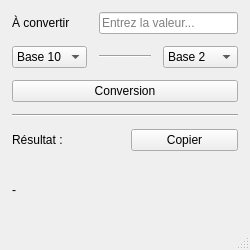
<?xml version="1.0" encoding="UTF-8"?>
<ui version="4.0">
 <class>MainWindow</class>
 <widget class="QMainWindow" name="MainWindow">
  <property name="geometry">
   <rect>
    <x>0</x>
    <y>0</y>
    <width>250</width>
    <height>250</height>
   </rect>
  </property>
  <property name="windowTitle">
   <string>Convertisseur de Base</string>
  </property>
  <property name="locale">
   <locale language="French" country="France"/>
  </property>
  <widget class="QWidget" name="centralwidget">
   <layout class="QVBoxLayout" name="verticalLayout">
    <property name="spacing">
     <number>12</number>
    </property>
    <property name="leftMargin">
     <number>12</number>
    </property>
    <property name="topMargin">
     <number>12</number>
    </property>
    <property name="rightMargin">
     <number>12</number>
    </property>
    <property name="bottomMargin">
     <number>12</number>
    </property>
    <item>
     <layout class="QGridLayout" name="gridLayout">
      <item row="0" column="0">
       <widget class="QLabel" name="label">
        <property name="text">
         <string>À convertir</string>
        </property>
       </widget>
      </item>
      <item row="0" column="1" colspan="2">
       <widget class="QLineEdit" name="aconv">
        <property name="placeholderText">
         <string>Entrez la valeur...</string>
        </property>
       </widget>
      </item>
      <item row="1" column="0">
       <widget class="QComboBox" name="baseDep">
        <item>
         <property name="text">
          <string>Base 10</string>
         </property>
        </item>
        <item>
         <property name="text">
          <string>Base 2</string>
         </property>
        </item>
        <item>
         <property name="text">
          <string>Base 12</string>
         </property>
        </item>
        <item>
         <property name="text">
          <string>Base 16</string>
         </property>
        </item>
       </widget>
      </item>
      <item row="1" column="1">
       <widget class="Line" name="line_2">
        <property name="orientation">
         <enum>Qt::Horizontal</enum>
        </property>
       </widget>
      </item>
      <item row="1" column="2">
       <widget class="QComboBox" name="baseF">
        <item>
         <property name="text">
          <string>Base 2</string>
         </property>
        </item>
        <item>
         <property name="text">
          <string>Base 10</string>
         </property>
        </item>
        <item>
         <property name="text">
          <string>Base 12</string>
         </property>
        </item>
        <item>
         <property name="text">
          <string>Base 16</string>
         </property>
        </item>
       </widget>
      </item>
      <item row="2" column="0" colspan="3">
       <widget class="QPushButton" name="convBtn">
        <property name="text">
         <string>Conversion</string>
        </property>
       </widget>
      </item>
     </layout>
    </item>
    <item>
     <widget class="Line" name="line_separator">
      <property name="orientation">
       <enum>Qt::Horizontal</enum>
      </property>
     </widget>
    </item>
    <item>
     <layout class="QGridLayout" name="gridLayout_2">
      <item row="0" column="0">
       <widget class="QLabel" name="label_2">
        <property name="text">
         <string>Résultat :</string>
        </property>
       </widget>
      </item>
      <item row="0" column="1">
       <widget class="QPushButton" name="copierBtn">
        <property name="text">
         <string>Copier</string>
        </property>
       </widget>
      </item>
      <item row="1" column="0" colspan="2">
       <widget class="QLabel" name="convFLabel">
        <property name="text">
         <string>-</string>
        </property>
       </widget>
      </item>
     </layout>
    </item>
   </layout>
  </widget>
  <widget class="QMenuBar" name="menubar">
   <property name="geometry">
    <rect>
     <x>0</x>
     <y>0</y>
     <width>250</width>
     <height>22</height>
    </rect>
   </property>
  </widget>
  <widget class="QStatusBar" name="statusbar"/>
 </widget>
 <resources/>
 <connections/>
</ui>
